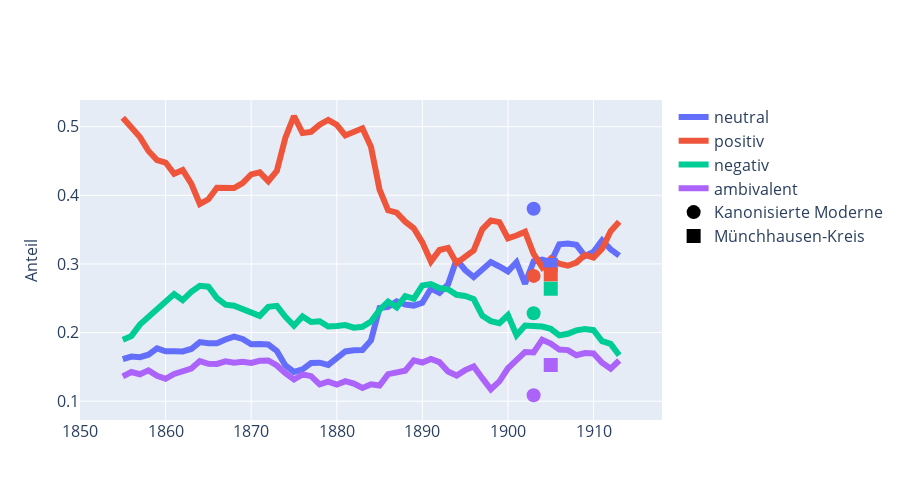

The cell this chart's notebook holds for it:
### Markdown cell above
# Bewertungen jenseits Militär/Krieg

### Code cell
meta_plot = ts[[
    'ratings_neutral_share_smoothed', 
    'ratings_positiv_share_smoothed', 
    'ratings_negativ_share_smoothed',
    'ratings_ambivalent_share_smoothed'
]]
meta_plot.columns = [
    'neutral', 
    'positiv', 
    'negativ',
    'ambivalent'
]

fig = create_ts_plot(
    data = meta_plot, 
    columns = meta_plot.columns, 
    y_axis_title = 'Anteil',
    add_corporas = sub_df, add_corpora_names = sub_names,
    add_corpora_categories = ['stoffgebiet_neutral_share', 'stoffgebiet_positiv_share', 'stoffgebiet_negativ_share', 'stoffgebiet_ambivalent_share']
)
fig.show()
